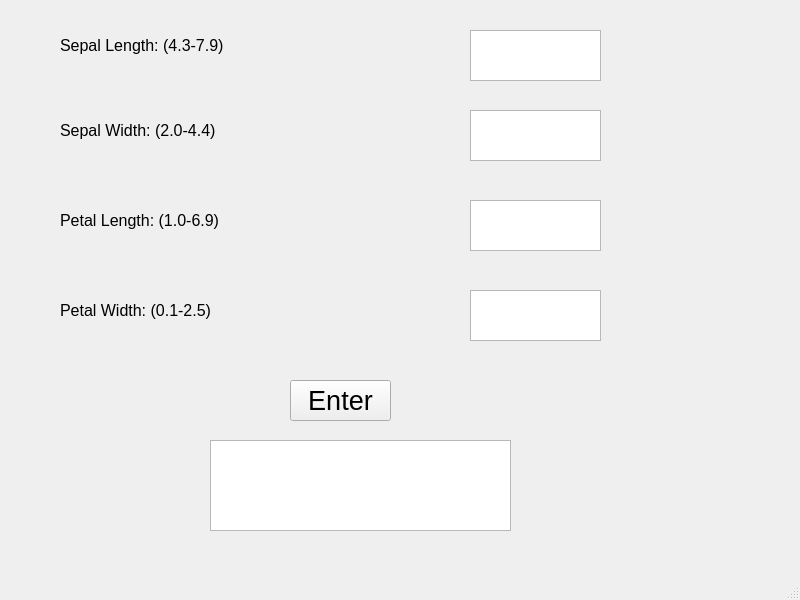
<?xml version="1.0" encoding="UTF-8"?>
<ui version="4.0">
 <class>mainWindow</class>
 <widget class="QMainWindow" name="mainWindow">
  <property name="geometry">
   <rect>
    <x>0</x>
    <y>0</y>
    <width>800</width>
    <height>600</height>
   </rect>
  </property>
  <property name="windowTitle">
   <string>MainWindow</string>
  </property>
  <widget class="QWidget" name="centralwidget">
   <widget class="QTextEdit" name="sl">
    <property name="geometry">
     <rect>
      <x>470</x>
      <y>30</y>
      <width>131</width>
      <height>51</height>
     </rect>
    </property>
    <property name="font">
     <font>
      <pointsize>15</pointsize>
      <weight>75</weight>
      <bold>true</bold>
     </font>
    </property>
    <property name="inputMethodHints">
     <set>Qt::ImhDigitsOnly|Qt::ImhPreferNumbers</set>
    </property>
    <property name="autoFormatting">
     <set>QTextEdit::AutoBulletList</set>
    </property>
    <property name="tabChangesFocus">
     <bool>true</bool>
    </property>
   </widget>
   <widget class="QLabel" name="label">
    <property name="geometry">
     <rect>
      <x>60</x>
      <y>30</y>
      <width>171</width>
      <height>31</height>
     </rect>
    </property>
    <property name="font">
     <font>
      <pointsize>12</pointsize>
     </font>
    </property>
    <property name="text">
     <string>Sepal Length: (4.3-7.9)</string>
    </property>
   </widget>
   <widget class="QLabel" name="label_2">
    <property name="geometry">
     <rect>
      <x>60</x>
      <y>110</y>
      <width>171</width>
      <height>41</height>
     </rect>
    </property>
    <property name="font">
     <font>
      <pointsize>12</pointsize>
     </font>
    </property>
    <property name="text">
     <string>Sepal Width: (2.0-4.4)</string>
    </property>
   </widget>
   <widget class="QLabel" name="label_3">
    <property name="geometry">
     <rect>
      <x>60</x>
      <y>210</y>
      <width>171</width>
      <height>21</height>
     </rect>
    </property>
    <property name="font">
     <font>
      <pointsize>12</pointsize>
     </font>
    </property>
    <property name="text">
     <string>Petal Length: (1.0-6.9)</string>
    </property>
   </widget>
   <widget class="QLabel" name="label_4">
    <property name="geometry">
     <rect>
      <x>60</x>
      <y>290</y>
      <width>171</width>
      <height>41</height>
     </rect>
    </property>
    <property name="font">
     <font>
      <pointsize>12</pointsize>
     </font>
    </property>
    <property name="text">
     <string>Petal Width: (0.1-2.5)</string>
    </property>
   </widget>
   <widget class="QPushButton" name="EntButton">
    <property name="geometry">
     <rect>
      <x>290</x>
      <y>380</y>
      <width>101</width>
      <height>41</height>
     </rect>
    </property>
    <property name="font">
     <font>
      <pointsize>20</pointsize>
     </font>
    </property>
    <property name="text">
     <string>Enter</string>
    </property>
   </widget>
   <widget class="QTextEdit" name="out">
    <property name="geometry">
     <rect>
      <x>210</x>
      <y>440</y>
      <width>301</width>
      <height>91</height>
     </rect>
    </property>
    <property name="font">
     <font>
      <pointsize>20</pointsize>
      <weight>75</weight>
      <bold>true</bold>
     </font>
    </property>
    <property name="textInteractionFlags">
     <set>Qt::TextSelectableByKeyboard|Qt::TextSelectableByMouse</set>
    </property>
   </widget>
   <widget class="QTextEdit" name="pl">
    <property name="geometry">
     <rect>
      <x>470</x>
      <y>200</y>
      <width>131</width>
      <height>51</height>
     </rect>
    </property>
    <property name="font">
     <font>
      <pointsize>15</pointsize>
      <weight>75</weight>
      <bold>true</bold>
     </font>
    </property>
    <property name="inputMethodHints">
     <set>Qt::ImhDigitsOnly|Qt::ImhPreferNumbers</set>
    </property>
    <property name="tabChangesFocus">
     <bool>true</bool>
    </property>
   </widget>
   <widget class="QTextEdit" name="sw">
    <property name="geometry">
     <rect>
      <x>470</x>
      <y>110</y>
      <width>131</width>
      <height>51</height>
     </rect>
    </property>
    <property name="font">
     <font>
      <pointsize>15</pointsize>
      <weight>75</weight>
      <bold>true</bold>
     </font>
    </property>
    <property name="inputMethodHints">
     <set>Qt::ImhDigitsOnly|Qt::ImhPreferNumbers</set>
    </property>
    <property name="tabChangesFocus">
     <bool>true</bool>
    </property>
   </widget>
   <widget class="QTextEdit" name="pw">
    <property name="geometry">
     <rect>
      <x>470</x>
      <y>290</y>
      <width>131</width>
      <height>51</height>
     </rect>
    </property>
    <property name="font">
     <font>
      <pointsize>15</pointsize>
      <weight>75</weight>
      <bold>true</bold>
     </font>
    </property>
    <property name="inputMethodHints">
     <set>Qt::ImhDigitsOnly|Qt::ImhPreferNumbers</set>
    </property>
    <property name="tabChangesFocus">
     <bool>true</bool>
    </property>
   </widget>
  </widget>
  <widget class="QMenuBar" name="menubar">
   <property name="geometry">
    <rect>
     <x>0</x>
     <y>0</y>
     <width>800</width>
     <height>21</height>
    </rect>
   </property>
  </widget>
  <widget class="QStatusBar" name="statusbar"/>
 </widget>
 <tabstops>
  <tabstop>sl</tabstop>
  <tabstop>sw</tabstop>
  <tabstop>pl</tabstop>
  <tabstop>pw</tabstop>
  <tabstop>EntButton</tabstop>
  <tabstop>out</tabstop>
 </tabstops>
 <resources/>
 <connections/>
</ui>
